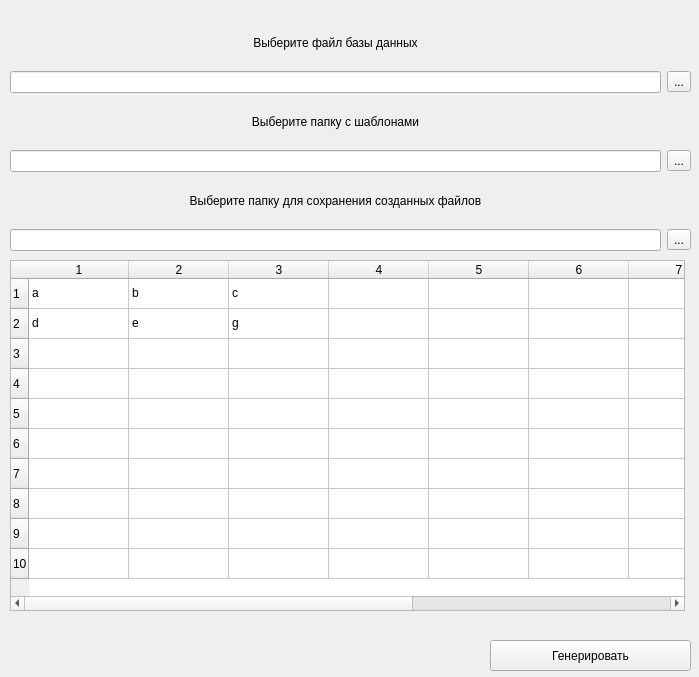
<?xml version="1.0" encoding="UTF-8"?>
<ui version="4.0">
 <class>MainWindow</class>
 <widget class="QMainWindow" name="MainWindow">
  <property name="geometry">
   <rect>
    <x>0</x>
    <y>0</y>
    <width>699</width>
    <height>677</height>
   </rect>
  </property>
  <property name="windowTitle">
   <string>MainWindow</string>
  </property>
  <widget class="QWidget" name="centralwidget">
   <widget class="QWidget" name="gridLayoutWidget">
    <property name="geometry">
     <rect>
      <x>10</x>
      <y>20</y>
      <width>681</width>
      <height>231</height>
     </rect>
    </property>
    <layout class="QGridLayout" name="gridLayout_2">
     <item row="4" column="1">
      <widget class="QLabel" name="label_3">
       <property name="text">
        <string>Выберите папку для сохранения созданных файлов</string>
       </property>
       <property name="alignment">
        <set>Qt::AlignCenter</set>
       </property>
       <property name="wordWrap">
        <bool>false</bool>
       </property>
       <property name="textInteractionFlags">
        <set>Qt::NoTextInteraction</set>
       </property>
      </widget>
     </item>
     <item row="2" column="1">
      <widget class="QLabel" name="label_2">
       <property name="text">
        <string>Выберите папку с шаблонами</string>
       </property>
       <property name="alignment">
        <set>Qt::AlignCenter</set>
       </property>
      </widget>
     </item>
     <item row="1" column="2">
      <widget class="QToolButton" name="toolButton">
       <property name="text">
        <string>...</string>
       </property>
      </widget>
     </item>
     <item row="1" column="1">
      <widget class="QLineEdit" name="lineEdit"/>
     </item>
     <item row="3" column="1">
      <widget class="QLineEdit" name="lineEdit_2"/>
     </item>
     <item row="3" column="2">
      <widget class="QToolButton" name="toolButton_2">
       <property name="text">
        <string>...</string>
       </property>
      </widget>
     </item>
     <item row="5" column="2">
      <widget class="QToolButton" name="toolButton_3">
       <property name="text">
        <string>...</string>
       </property>
      </widget>
     </item>
     <item row="0" column="1">
      <widget class="QLabel" name="label">
       <property name="layoutDirection">
        <enum>Qt::LeftToRight</enum>
       </property>
       <property name="text">
        <string>Выберите файл базы данных</string>
       </property>
       <property name="scaledContents">
        <bool>false</bool>
       </property>
       <property name="alignment">
        <set>Qt::AlignCenter</set>
       </property>
      </widget>
     </item>
     <item row="5" column="1">
      <widget class="QLineEdit" name="lineEdit_3"/>
     </item>
    </layout>
   </widget>
   <widget class="QWidget" name="gridLayoutWidget_2">
    <property name="geometry">
     <rect>
      <x>10</x>
      <y>260</y>
      <width>681</width>
      <height>371</height>
     </rect>
    </property>
    <layout class="QGridLayout" name="gridLayout_3">
     <item row="1" column="0" colspan="2">
      <widget class="QLabel" name="label_4">
       <property name="text">
        <string/>
       </property>
       <property name="alignment">
        <set>Qt::AlignCenter</set>
       </property>
      </widget>
     </item>
     <item row="0" column="0">
      <widget class="QTableWidget" name="tableWidget">
       <property name="rowCount">
        <number>10</number>
       </property>
       <property name="columnCount">
        <number>10</number>
       </property>
       <row/>
       <row/>
       <row/>
       <row/>
       <row/>
       <row/>
       <row/>
       <row/>
       <row/>
       <row/>
       <column/>
       <column/>
       <column/>
       <column/>
       <column/>
       <column/>
       <column/>
       <column/>
       <column/>
       <column/>
       <item row="0" column="0">
        <property name="text">
         <string>a</string>
        </property>
       </item>
       <item row="0" column="1">
        <property name="text">
         <string>b</string>
        </property>
       </item>
       <item row="0" column="2">
        <property name="text">
         <string>c</string>
        </property>
       </item>
       <item row="1" column="0">
        <property name="text">
         <string>d</string>
        </property>
       </item>
       <item row="1" column="1">
        <property name="text">
         <string>e</string>
        </property>
       </item>
       <item row="1" column="2">
        <property name="text">
         <string>g</string>
        </property>
       </item>
      </widget>
     </item>
    </layout>
   </widget>
   <widget class="QPushButton" name="pushButton_2">
    <property name="geometry">
     <rect>
      <x>490</x>
      <y>640</y>
      <width>201</width>
      <height>31</height>
     </rect>
    </property>
    <property name="text">
     <string>Генерировать</string>
    </property>
   </widget>
  </widget>
 </widget>
 <resources/>
 <connections/>
</ui>
